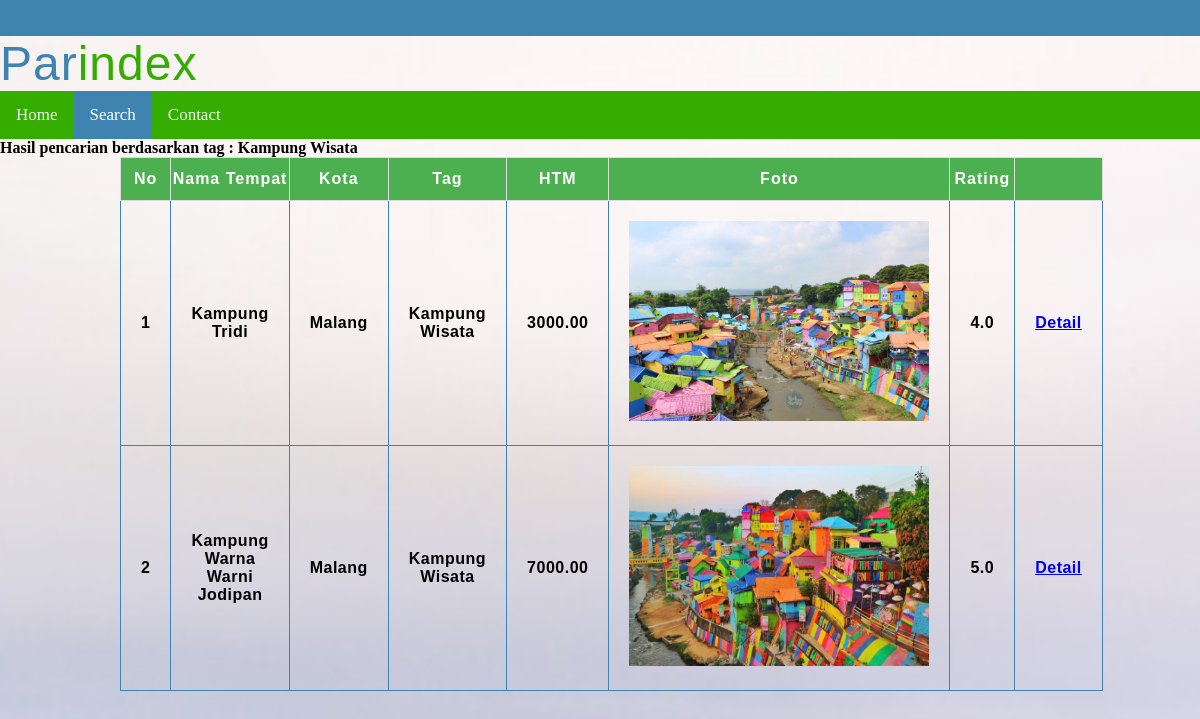
The page /sTag.php?cari=Kampung Wisata on the database its author committed.
### tables this page shows
CREATE TABLE `tempatwisata` (
  `IDTEMPAT` char(10) NOT NULL,
  `IDKOTA` char(10) NOT NULL,
  `NAMATEMPAT` varchar(50) NOT NULL,
  `HTM` decimal(14,2) NOT NULL,
  `LOKASI` varchar(300) NOT NULL,
  `NOTELP` varchar(12) DEFAULT NULL,
  `WEBSITE` varchar(1024) DEFAULT NULL,
  `DESKRIPSI` longtext DEFAULT NULL,
  `RERATARATING` decimal(2,1) DEFAULT NULL,
  `JMHRATING` int(11) DEFAULT NULL
);

CREATE TABLE `kota` (
  `IDKOTA` char(10) NOT NULL,
  `NAMAKOTA` varchar(20) NOT NULL
);

CREATE TABLE `fotolokasi` (
  `FOTO` varchar(1024) NOT NULL,
  `IDTEMPAT` char(10) NOT NULL
);

### sTag.php (the view, shortened to what this page needs)
<!DOCTYPE html>
<html>
<head>
	<link rel="stylesheet" type="text/css" href="style.css">
	<link href="css/style.css" rel='stylesheet' type='text/css' />
</head>
<body>
	<div class="top-header"> </div>
	<div class="header">
		<div class="container">
			<div class="logo wow fadeInDown animated" data-wow-delay=".5s">
				<a>Par<span>index</span></a>
			</div>
		</div>
	</div>
	<div id="navbar">
	  <a href="index.php">Home</a>
	  <a class="active" href="search.php">Search</a>
	  <a href="contact.php">Contact</a>
	</div>
	<?php
	$host = mysqli_connect("localhost","root","","parindex");
	?>
	<table border="1" class="table">
	<?php
	if(isset($_GET['cari'])){
		$cari = $_GET['cari'];
		echo "<b>Hasil pencarian berdasarkan tag : ".$cari."</b>";
			if(empty($cari)){
				$q = "SELECT tempatwisata.IDTEMPAT,tempatwisata.NAMATEMPAT,kota.NAMAKOTA,GROUP_CONCAT(DISTINCT tag.TAG) as Tag,tempatwisata.HTM,fotolokasi.FOTO,tempatwisata.RERATARATING
						FROM tempatwisata,termasuk,kota,tag,fotolokasi
						WHERE kota.IDKOTA = tempatwisata.IDKOTA AND
							termasuk.IDTEMPAT = tempatwisata.IDTEMPAT AND
							tag.TAG=termasuk.TAG AND
							fotolokasi.IDTEMPAT = tempatwisata.IDTEMPAT
						GROUP BY tempatwisata.IDTEMPAT
						ORDER BY tempatwisata.NAMATEMPAT ASC";
			}
			else{
				$q = "SELECT tempatwisata.IDTEMPAT,tempatwisata.NAMATEMPAT,kota.NAMAKOTA,GROUP_CONCAT(DISTINCT tag.TAG) as Tag,tempatwisata.HTM,fotolokasi.FOTO,tempatwisata.RERATARATING
						FROM tempatwisata,termasuk,kota,tag,fotolokasi
						WHERE kota.IDKOTA = tempatwisata.IDKOTA AND
							termasuk.IDTEMPAT = tempatwisata.IDTEMPAT AND
							tag.TAG=termasuk.TAG AND
							fotolokasi.IDTEMPAT = tempatwisata.IDTEMPAT AND
							tempatwisata.IDTEMPAT IN(
								SELECT IDTEMPAT
								FROM tag,termasuk
								WHERE termasuk.TAG=tag.TAG AND
								tag.TAG LIKE '%$cari%'
							)
						GROUP BY tempatwisata.IDTEMPAT
						ORDER BY tempatwisata.NAMATEMPAT ASC";
			}
			$query_mysql = mysqli_query($host,$q);
	}
	else{
		$query_mysql = mysqli_query($host,"SELECT * FROM user")or die(mysql_error());
	}
		$nomor = 1;
		if(mysqli_num_rows($query_mysql) > 0){ ?>
		<tr>
			<th>No</th>
			<th>Nama Tempat</th>
			<th>Kota</th>
			<th>Tag</th>
            <th>HTM</th>
			<th>Foto</th>
			<th>Rating</th>
			<th></th>
		</tr>
		<?php while($data = mysqli_fetch_array($query_mysql)){
		?>
		<tr>
			<td><?php echo $nomor++; ?></td>
			<td><?php echo $data['NAMATEMPAT']; ?></td>
			<td><?php echo $data['NAMAKOTA']; ?></td>
			<td><?php echo $data['Tag']; ?></td>
			<td><?php echo $data['HTM']; ?></td>
            <td><img src="<?php echo "file/".$data['FOTO']; ?>" style="width:300px;height:200px;"></td>
			<td><?php echo $data['RERATARATING']; ?></td>
			<td>
				<a class="edit" href="detail.php?id=<?php echo $data['IDTEMPAT']; ?>">Detail</a>
			</td>
		</tr>
		<?php } } else { echo "<br>No entry data found"; } ?>
	</table>
</body>
</html>

### css/style.css (style rules this page uses)
body { margin: 0; background-image: url("image/3.jpg"); background-attachment: fixed; background-position: center; height: 100%; width: 100%; background-repeat: no-repeat; background-size: cover; }
.logo a { color: #3F84B1; letter-spacing: 1px; font-size: 3em; font-weight: 400; display: block; text-decoration: none; font-family: 'Oswald', sans-serif; }
.logo span { color:#34ad00; }
.top-header { background-color: #3F84B1; border-bottom: 0 none; height: 36px; line-height: 35px; }
#navbar { z-index: 100; overflow: hidden; background-color: #34ad00; }
#navbar a { float: left; display: block; color: #f2f2f2; text-align: center; padding: 14px 16px; text-decoration: none; font-size: 17px; }
#navbar a.active { background-color: #3F84B1; color: white; }
table { font-family: "Trebuchet MS", Arial, Helvetica, sans-serif; font-weight: bold; margin-left:10%; margin-right:10%; border-collapse: collapse; text-align: center; }
td { border: 1.5px solid #3F84B1; padding: 20px; }
th { border: 1px solid #ddd; padding-top: 12px; padding-bottom: 12px; text-align: center; background-color: #4CAF50; color: white; }
th { letter-spacing: 1px; }
td { letter-spacing: 0.5px; }

### rows shown on the page
tempatwisata: NAMATEMPAT "Kampung Tridi", IDKOTA.NAMAKOTA "Malang", Tag "Kampung Wisata", HTM "3000.00", fotolokasi.FOTO (picture), RERATARATING "4.0"
tempatwisata: NAMATEMPAT "Kampung Warna Warni Jodipan", IDKOTA.NAMAKOTA "Malang", Tag "Kampung Wisata", HTM "7000.00", fotolokasi.FOTO (picture), RERATARATING "5.0"

### other values the page prints
$cari "Kampung Wisata"
